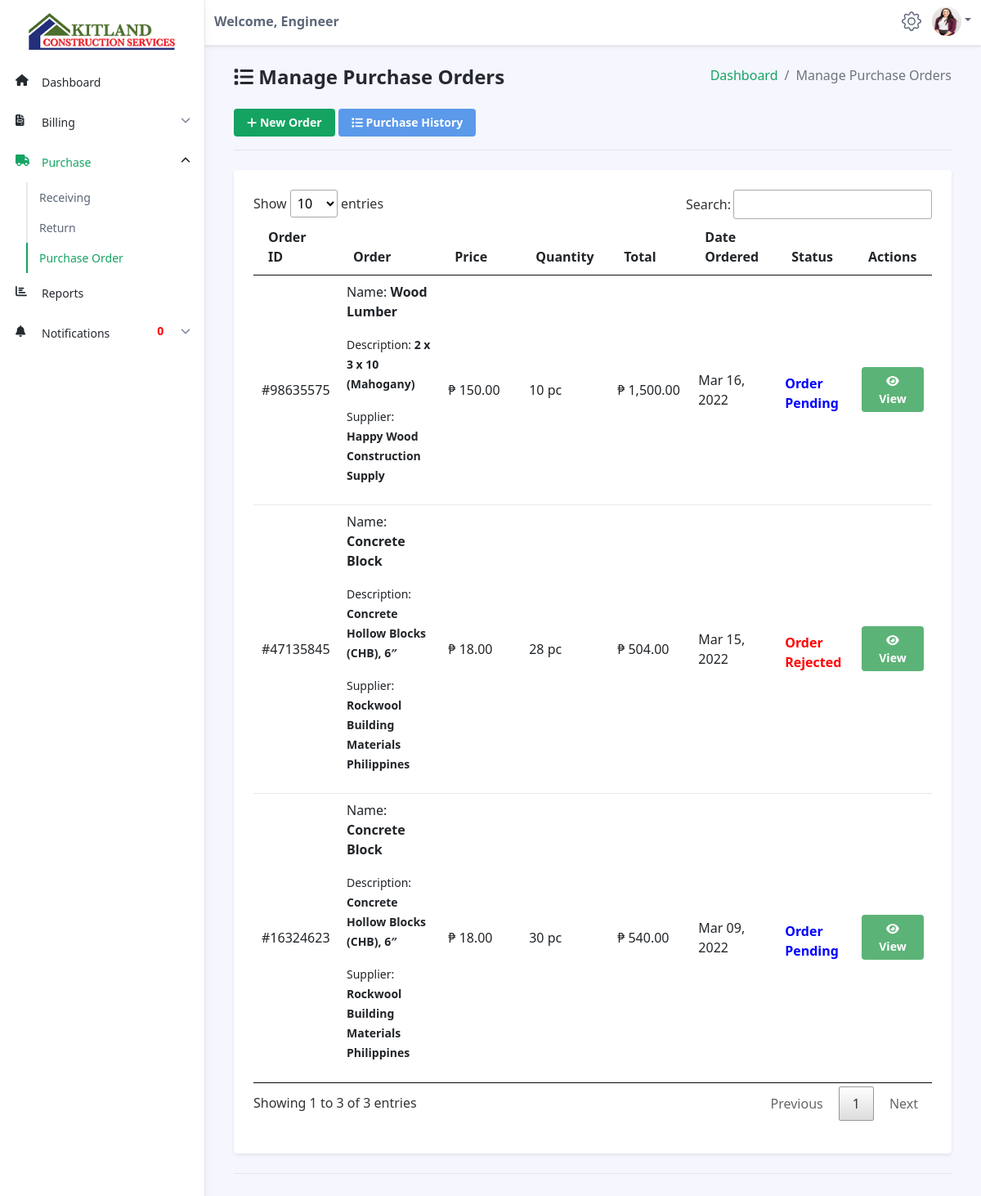
Page /accountant/manage-purchase-orders.php (signed in) on the earlier database version.
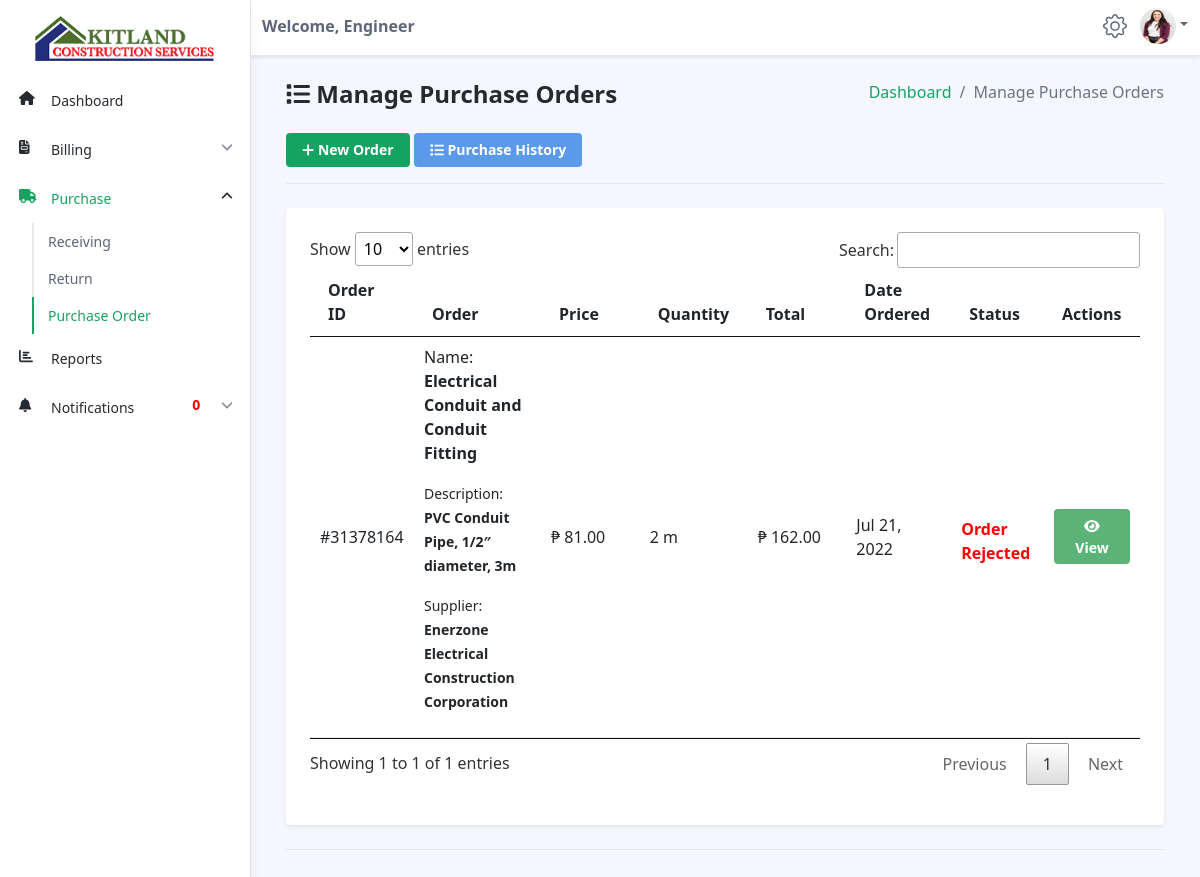
Same page on the later database version.
### tables this page shows
CREATE TABLE `materials` (
  `id` int(11) NOT NULL,
  `category_id` varchar(255) NOT NULL,
  `category_name` varchar(255) NOT NULL,
  `supplier` varchar(255) NOT NULL,
  `name` varchar(255) NOT NULL,
  `description` varchar(255) NOT NULL,
  `unit` varchar(255) NOT NULL,
  `price` decimal(13,2) NOT NULL,
  `stocks` varchar(255) NOT NULL,
  `date_added` datetime NOT NULL DEFAULT current_timestamp()
);

CREATE TABLE `orders` (
  `id` int(11) NOT NULL,
  `order_id` varchar(255) NOT NULL,
  `product_id` varchar(255) NOT NULL,
  `products` varchar(255) NOT NULL,
  `product_price` decimal(13,2) NOT NULL,
  `qty` varchar(255) NOT NULL,
  `amount_paid` decimal(13,2) NOT NULL,
  `date_ordered` datetime NOT NULL DEFAULT current_timestamp(),
  `status` varchar(255) NOT NULL,
  `email_address` varchar(255) NOT NULL,
  `token` varchar(255) NOT NULL,
  `date_approved` datetime NOT NULL,
  `date_received` datetime NOT NULL,
  `rejection_reason` varchar(255) NOT NULL,
  `date_rejected` datetime NOT NULL,
  `return_reason` varchar(255) NOT NULL,
  `date_returned` datetime NOT NULL,
  `notification_status` int(1) NOT NULL,
  `view_status` int(1) NOT NULL,
  `encoder` varchar(255) NOT NULL
);

### accountant/manage-purchase-orders.php (the view, shortened to what this page needs)
<?php
include('../connections/config.php');
?>
<!DOCTYPE html>
<!DOCTYPE html>
<html lang="en">
<head>
    <link id="theme-style" rel="stylesheet" href="dataTables/jquery.dataTables.min.css">
    <link id="theme-style" rel="stylesheet" href="../assets/css/portal.css">
    <link rel="stylesheet" href="../assets/css/style.css" />
</head>
<body class="app">
    <?php $page = 'purchase';
    include('accountant-navbar.php'); ?>
    <div class="app-wrapper">
        <div class="app-content pt-3 p-md-3 p-lg-4">
            <div class="container-xl">
                <ol class="breadcrumb mb-4" style="float:right">
                    <li class="breadcrumb-item"><a href="dashboard.php">Dashboard</a></li>
                    <li class="breadcrumb-item active">Manage Purchase Orders</li>
                </ol>
                <h1 class="app-page-title"><span class="nav-icon"><i class="fa fa-list"></i></span> Manage Purchase Orders</h1>
                <a href="add-purchase-orders.php" class="btn app-btn-primary"><i class=" fa fa-plus"></i> New Order</a>
                <a href="purchase-order-history.php" class="btn app-btn btn-info" style="color:white"><i class=" fa fa-list"></i> Purchase History</a>
                <hr class="mb-4">
                <div class="row g-4 settings-section">
                    <div class="col-12 col-md-12">
                        <div class="app-card app-card-settings shadow-sm p-4">
                            <div class="app-card-body">
                                <form class="settings-form">
                                    <div class="mb-3">
                                        <table id="myTable" class="table app-table-hover mb-0 text-left">
                                            <thead>
                                                <tr>
                                                    <th class="cell">Order ID</th>
                                                    <th class="cell">Order</th>
                                                    <th class="cell" style="width:12%">Price</th>
                                                    <th class="cell">Quantity</th>
                                                    <th class="cell" style="width:12%">Total</th>
                                                    <th class="cell">Date Ordered</th>
                                                    <th class="cell">Status</th>
                                                    <th class="cell">Actions</th>
                                                </tr>
                                            </thead>
                                            <tbody>
                                                <?php
                                                $sql = "SELECT * FROM materials, orders WHERE orders.product_id = materials.id AND status != 'On Delivery' AND status != 'Received' AND status != 'Returning' AND status != 'Returned' ORDER BY orders.id DESC";
                                                $result = mysqli_query($conn, $sql);
                                                $count = mysqli_num_rows($result);
                                                if ($count > 0) {
                                                    while ($row = mysqli_fetch_assoc($result)) {
                                                        $id = $row['id'];
                                                        $order_id = $row['order_id'];
                                                        $products = $row['products'];
                                                        $description = $row['description'];
                                                        $unit = $row['unit'];
                                                        $supplier = $row['supplier'];
                                                        $qty = $row['qty'];
                                                        $date_ordered = $row['date_ordered'];
                                                        $date = date("M d, Y", strtotime($date_ordered));
                                                ?>
                                                        <tr>
                                                            <td class="cell" style="padding-top: 0.5em"><?php echo $order_id; ?></td>
                                                            <td class="cell" style="padding-top: 0.5em">
                                                                <p>Name: <b><?php echo $products; ?></b></p>
                                                                <p><small>Description: <b><?php echo $description; ?></b></small></p>
                                                                <p><small>Supplier: <b><?php echo $supplier; ?></b></small></p>
                                                            </td>
                                                            <td class="cell" style="padding-top: 0.5em">₱ <?php echo number_format($row['product_price'], 2, '.', ',') ?></td>
                                                            <td class="cell" style="padding-top: 0.5em"><?php echo $qty . " " . $unit; ?></td>
                                                            <td class="cell" style="padding-top: 0.5em">₱ <?php echo number_format($row['amount_paid'], 2, '.', ','); ?></td>
                                                            <td class="cell" style="padding-top: 0.5em"><?php echo $date; ?></td>
                                                            <?php
                                                            if ($row['status'] == "Pending") {
                                                            ?>
                                                                <td class="cell" style="padding-top: 1em; font-weight:bold; color:blue">Order Pending</td>
                                                            <?php
                                                            } else if ($row['status'] == "Rejected") {
                                                            ?>
                                                                <td class="cell" style="padding-top: 1em; font-weight:bold; color:red">Order Rejected</td>
                                                            <?php
                                                            }
                                                            ?>
                                                            <td><a href="purchase-order-details.php?ID=<?php echo $id; ?>" class="btn app-btn btn-success" style="color:white"><i class="fa fa-eye"></i> View</a></td>
                                                        </tr>
                                                <?php
                                                    }
                                                } else {
                                                }
                                                ?>
                                            </tbody>
                                        </table>
                                    </div>
                                </form>
                            </div>
                        </div>
                    </div>
                </div>
                <hr class="my-4">
            </div>
        </div>
    </div>
</body>
</html>

### accountant/accountant-navbar.php (shortened to what this page needs)
<!DOCTYPE html>
<html lang="en">
<head>
</head>
<body>
	<header class="app-header fixed-top">
		<div class="app-header-inner">
			<div class="container-fluid py-2">
				<div class="app-header-content">
				<div class="row justify-content-between align-items-center">
					<div class="col-auto">
						<span style="font-weight:bold">Welcome, <?php echo $_SESSION['access']; ?></span>
					</div>
					<div class="app-utilities col-auto">
							<div class="app-utility-item app-user-dropdown dropdown">
								<a class="dropdown" id="user-dropdown-toggle" data-toggle="dropdown" href="#" role="button" aria-expanded="false">
									<span><a href="settings.php">
										</span>
								</a> &nbsp
							<div class="app-utility-item app-user-dropdown dropdown">
								<a class="dropdown-toggle" id="user-dropdown-toggle" data-toggle="dropdown" href="#" role="button" aria-expanded="false">
									<img src="../staff_images/<?php echo $_SESSION['profile']; ?>" alt="" srcset="" style="border-radius: 50%"></a>
							</div>
						</div>
					</div>
					</div>
				</div>
			</div>
		</div>
		<?php include('accountant-sidebar.php'); ?>
	</header>
</body>
</html>

### accountant/accountant-sidebar.php (shortened to what this page needs)
<!DOCTYPE html>
<html lang="en">
<head>
</head>
<body>
	<div id="app-sidepanel" class="app-sidepanel">
		<div class="sidepanel-inner d-flex flex-column">
			<div class="app-branding">
				<a class="app-logo" href="dashboard.php"><img src="../assets/images/kcs.png" style="height:45px; "></a>
			</div>
			<nav id="app-nav-main" class="app-nav app-nav-main flex-grow-1">
				<ul class="app-menu list-unstyled accordion" id="menu-accordion">
					<li class="nav-item">
						<a class="nav-link <?php if ($page == 'dashboard') {
												echo 'active';
											} ?>" href="dashboard.php">
							<span class="nav-icon"><i class="fa fa-home"></i></span>
							<span class="nav-link-text">Dashboard</span>
						</a>
					</li>
					<li class="nav-item has-submenu">
						<a class="nav-link submenu-toggle <?php if ($page == 'receivable' or $page == 'payable' or $page == 'invoice') {
																echo 'active';
															} ?>" href="#" data-toggle="collapse" data-target="#submenu-4" aria-expanded="<?php if ($page == 'receivable' or $page == 'payable' or $page == 'invoice') {
																																				echo 'true';
																																			} ?>" aria-controls="submenu-4">
							<span class="nav-icon"><i class="fa fa-file-invoice"></i></span>
							<span class="nav-link-text">Billing</span>
							<span class="submenu-arrow"><i class="fa fa-angle-down"></i></span>
						</a>
					</li>
					<li class="nav-item has-submenu">
						<a class="nav-link submenu-toggle <?php if ($page == 'receive' or $page == 'return' or $page == 'purchase') {
																echo 'active';
															} ?>" href="#" data-toggle="collapse" data-target="#submenu-5" aria-expanded="<?php if ($page == 'receive' or $page == 'return' or $page == 'purchase') {
																																				echo 'true';
																																			} ?>" aria-controls="submenu-5">
							<span class="nav-icon"><i class="fa fa-truck"></i></span>
							<span class="nav-link-text">Purchase</span>
							<span class="submenu-arrow"><i class="fa fa-angle-down"></i></span>
						</a>
						<div id="submenu-5" class="collapse submenu submenu-5 <?php if ($page == 'receive' or $page == 'return' or $page == 'purchase') {
																					echo 'show';
																				} ?>" data-parent="#menu-accordion">
							<ul class="submenu-list list-unstyled">
								<li class="submenu-item"><a class="submenu-link <?php if ($page == 'receive') {
																					echo 'active';
																				} ?>" href="manage-receivings.php">Receiving</a></li>
								<li class="submenu-item"><a class="submenu-link <?php if ($page == 'return') {
																					echo 'active';
																				} ?>" href="manage-returns.php">Return</a></li>
								<li class="submenu-item"><a class="submenu-link <?php if ($page == 'purchase') {
																					echo 'active';
																				} ?>" href="manage-purchase-orders.php">Purchase Order</a></li>
							</ul>
						</div>
					</li>
					<li class="nav-item">
						<a class="nav-link <?php if ($page == 'report') {
												echo 'active';
											} ?>" href="client-reports.php">
							<span class="nav-icon"><i class="fas fa-chart-bar"></i></span>
							<span class="nav-link-text">Reports</span>
						</a>
					</li>
					<?php
							$sql = "SELECT * FROM orders WHERE notification_status = '0'";
							$result = mysqli_query($conn, $sql);
							$orders = mysqli_num_rows($result);
							$sql = "SELECT * FROM payments WHERE notification_status = '0'";
							$result = mysqli_query($conn, $sql);
							$payments = mysqli_num_rows($result);
							$total = $payments + $orders;
						?>
					<li class="nav-item has-submenu">
						<a class="nav-link submenu-toggle <?php if ($page == 'notifications') {
																echo 'active';
															} ?>" href="#" data-toggle="collapse" data-target="#submenu-7" aria-expanded="<?php if ($page == 'notifications') {
																																				echo 'true';
																																			} ?>" aria-controls="submenu-7">
							<span class="nav-icon"><i class="fa fa-bell"></i></span>
							<span class="nav-link-text">Notifications</span>
							<span class="submenu-arrow"><span class="fw-bold" style="color:red; padding-right:1rem"><?php echo $total;?></span> <i class="fa fa-angle-down"></i></span>
						</a>
					</li>
				</ul>
			</nav>
		</div>
	</div>
</body>
</html>

### assets/css/style.css (style rules this page uses)
* { -webkit-user-select: none; -moz-user-select: none; -ms-user-select: none; user-select: none; }

Differences in the rows shown:
no longer on this page (row unchanged): materials: orders.order_id "#98635575", orders.products "Wood Lumber", description "2 x 3 x 10 (Mahogany)", supplier "Happy Wood Construction Supply", orders.product_price "150.00", orders.qty "10", unit "pc", orders.amount_paid "1,500.00", orders.date_ordered "Mar 16, 2022", shows "Order Pending"
no longer on this page (row edited): materials: orders.order_id "#47135845", orders.products "Concrete Block", description "Concrete Hollow Blocks (CHB), 6″", supplier "Rockwool Building Materials Philippines", orders.product_price "18.00", orders.qty "28", unit "pc", orders.amount_paid "504.00", orders.date_ordered "Mar 15, 2022", shows "Order Rejected", orders.order_id "#16324623", orders.qty "30", orders.amount_paid "540.00", orders.date_ordered "Mar 09, 2022", shows "Order Pending"
now on this page (row unchanged): materials: orders.order_id "#31378164", orders.products "Electrical Conduit and Conduit Fitting", description "PVC Conduit Pipe, 1/2″ diameter, 3m", supplier "Enerzone Electrical Construction Corporation", orders.product_price "81.00", orders.qty "2", unit "m", orders.amount_paid "162.00", orders.date_ordered "Jul 21, 2022", shows "Order Rejected"
Other differences:
text written by a page script: "Show entries Search: Showing 1 to 3 of 3 entries Previous 1 Next" → "Show entries Search: Showing 1 to 1 of 1 entries Previous 1 Next"
